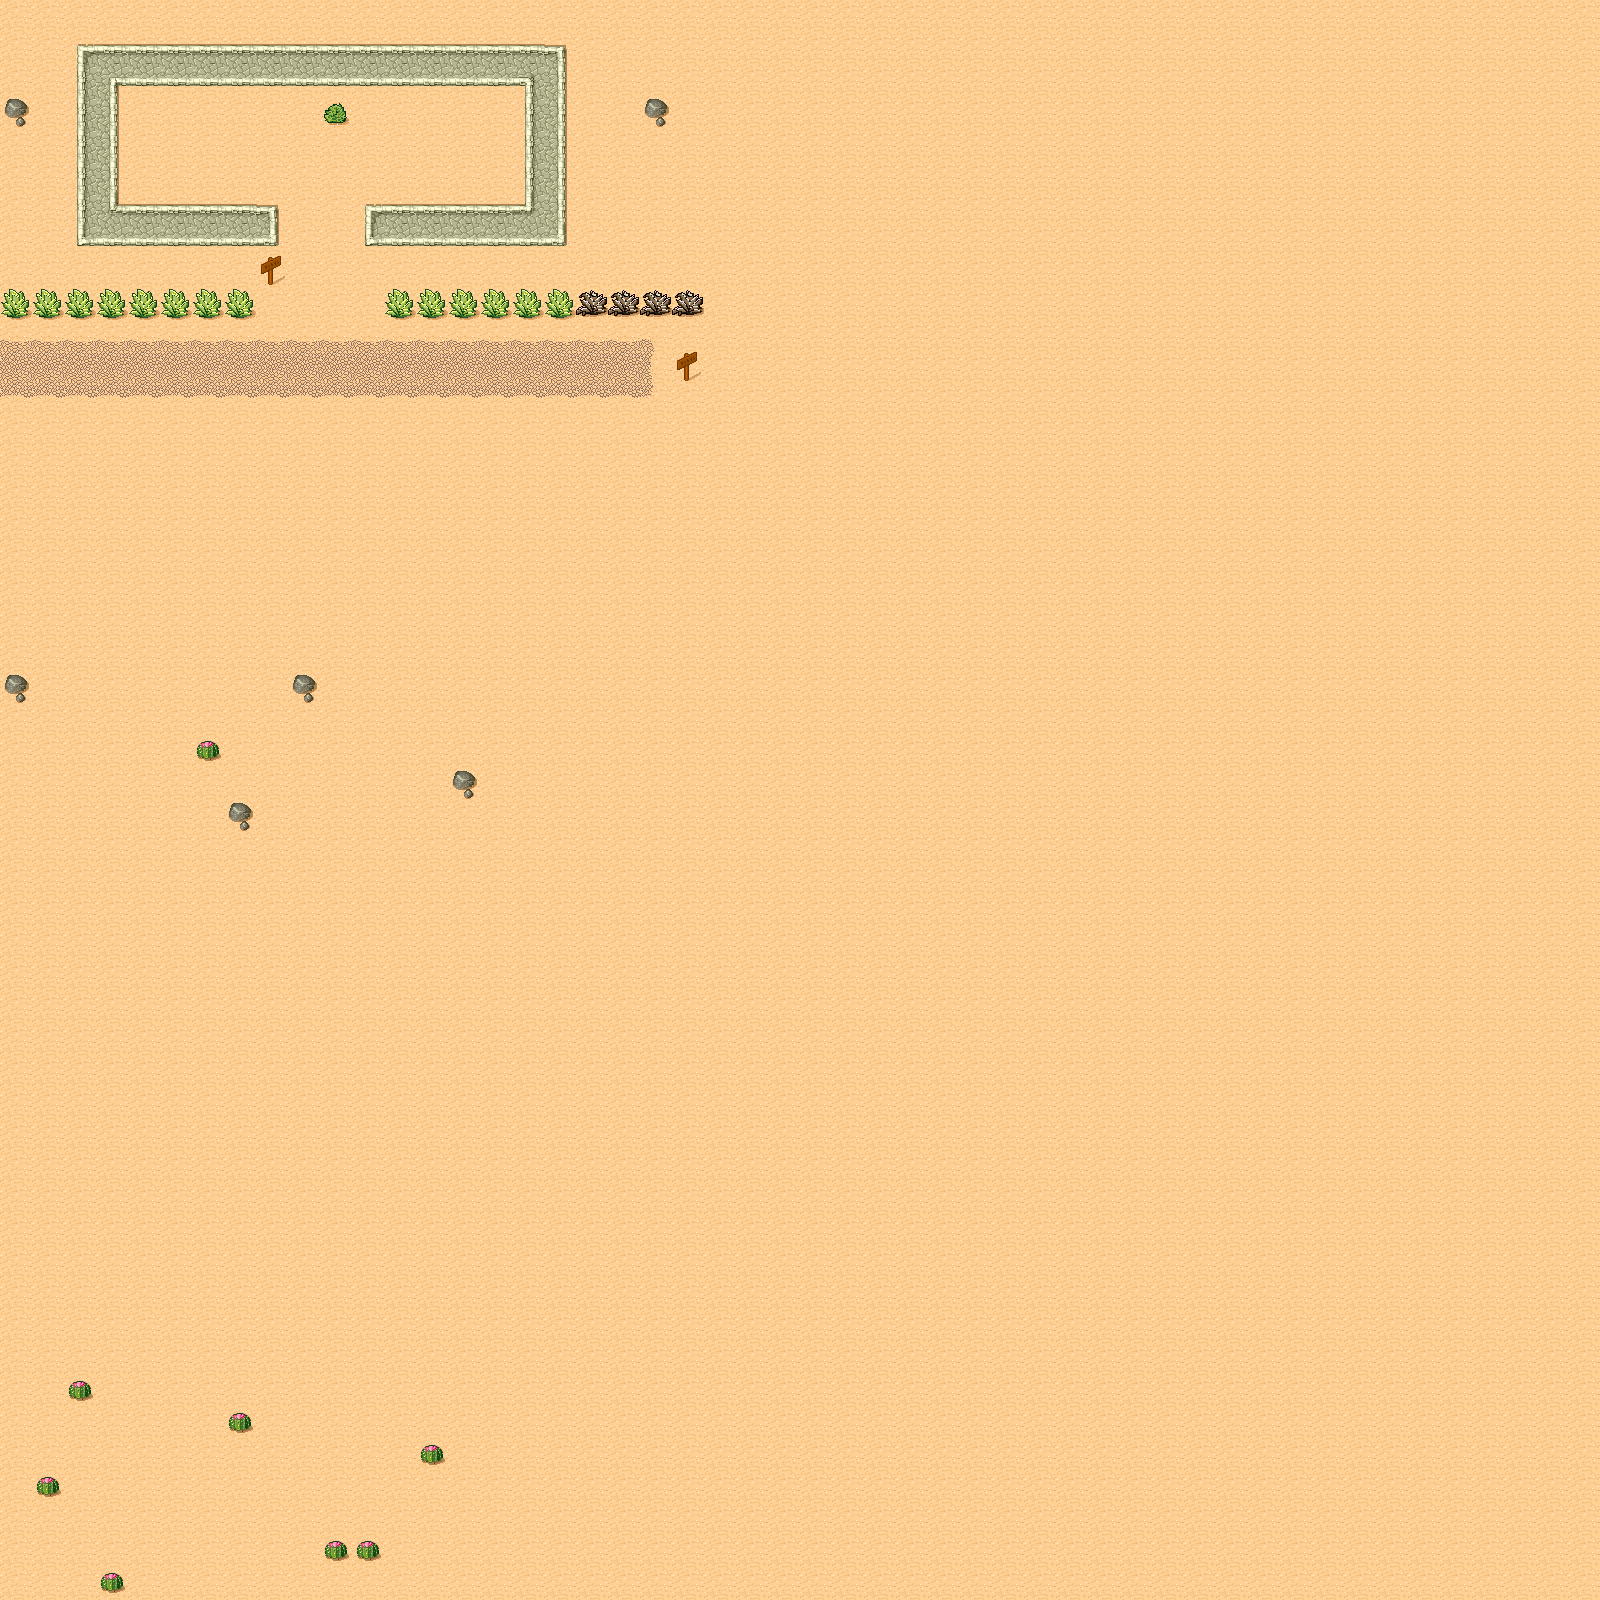

This is a level from a 2D game, rendered from its Tiled map with the project's own tilesets. A one-line summary and the map file follow, with tile-layer data summarised:
An orthogonal 50x50 tile map with 32x32 px tiles, 1 tile layer (Background) and 1 object (SpawnPoint).

<map version="1.0" orientation="orthogonal" width="50" height="50" tilewidth="32" tileheight="32">
 <tileset firstgid="1" name="tmw_desert_spacing" tilewidth="32" tileheight="32" spacing="1" margin="1">
  <image source="tmw_desert_spacing.png" width="265" height="199" />
 </tileset>
 <layer name="Background" width="50" height="50">
  <data>[2500 cells, 2500 non-empty, 25 distinct tile ids]</data>
 </layer>
 <objectgroup name="Objects" width="50" height="50">
  <object name="SpawnPoint" x="18" y="372" />
 </objectgroup>
</map>
